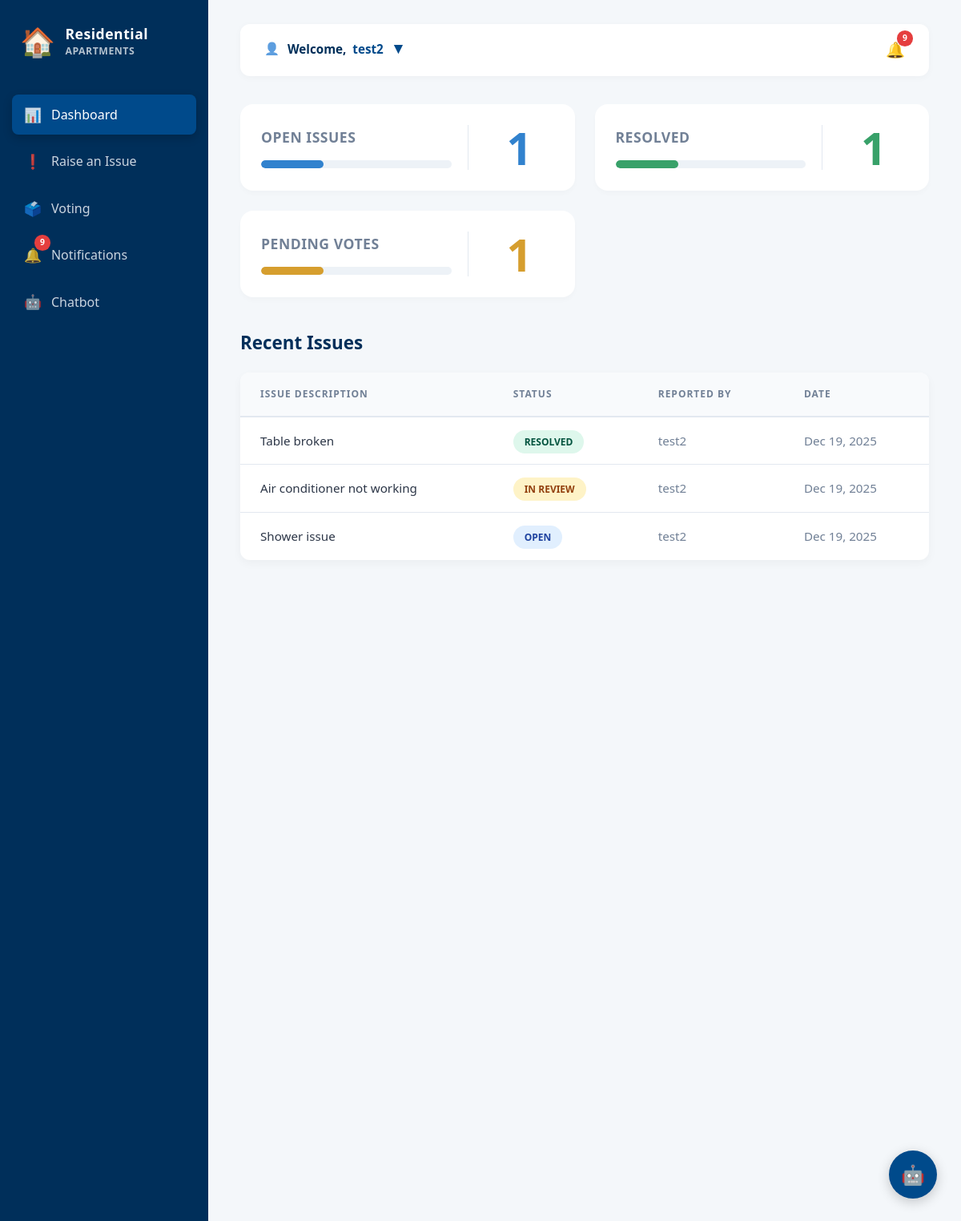
The page /home/ (signed in) on the database as committed earlier.
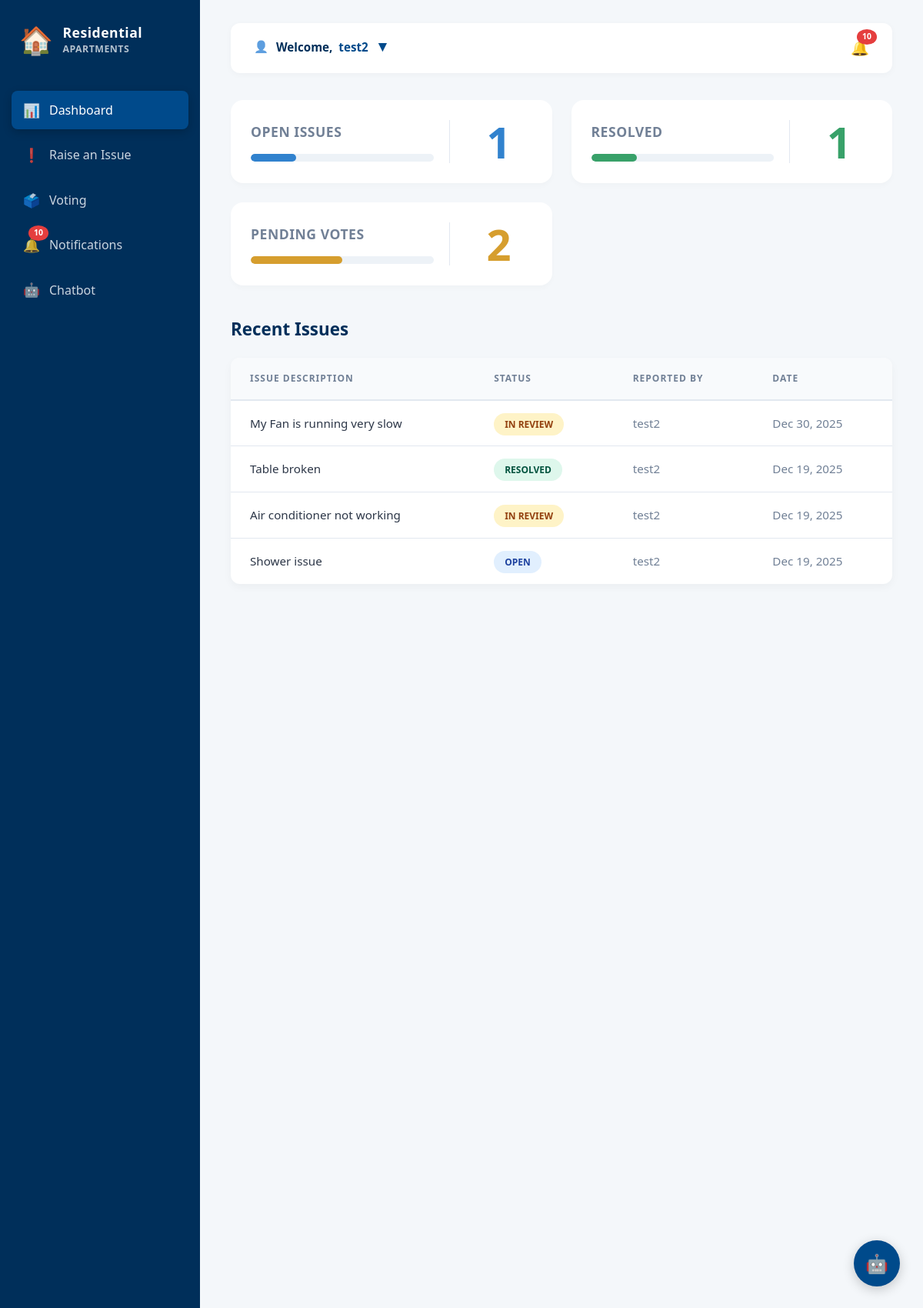
The same page on the database as committed later.
### app/models.py (models this page shows, shortened)
class UserDetails(models.Model):
    full_name = models.CharField(max_length=200, null=True, blank=True)
    email = models.EmailField(unique=True)
    password = models.CharField(max_length=100)
    flat_number = models.CharField(max_length=100)
    role = models.CharField(max_length=100)
    profile_picture = models.ImageField(upload_to='profile_pics/', null=True, blank=True)

class Issue(models.Model):
    STATUS_CHOICES = [
        ('Open', 'Open'),
        ('In Review', 'In Review'),
        ('Resolved', 'Resolved'),
    ]
    title = models.CharField(max_length=100)
    description = models.TextField()
    status = models.CharField(max_length=20, choices=STATUS_CHOICES, default='Open')
    reported_date = models.DateField(auto_now_add=True)
    reported_by_id = models.ForeignKey(UserDetails, on_delete=models.CASCADE)
    image = models.ImageField(upload_to='issue_images/', blank=True, null=True)

### app/views.py (the view)
# urls.py: 2. Add a URL to urlpatterns:  path('', views.home, name='home')
def home(request):
    user_id = request.session.get('user_id')
    if user_id:
        try:
            user = UserDetails.objects.get(id=user_id)
            open_issues_count = Issue.objects.filter(status='Open', reported_by_id=user).count()
            resolved_issues_count = Issue.objects.filter(status='Resolved', reported_by_id=user).count()
            all_notifications = SiteNotification.objects.all().order_by('-id')[:10]
            recent_issues_queryset = Issue.objects.filter(reported_by_id=user).order_by('-reported_date')[:5]
            recent_issues = list(recent_issues_queryset)
            total_recent = len(recent_issues)
            if total_recent > 0:
                recent_open_count = sum(1 for i in recent_issues if i.status == 'Open')
                recent_resolved_count = sum(1 for i in recent_issues if i.status == 'Resolved')
                recent_in_review_count = sum(1 for i in recent_issues if i.status == 'In Review')
                open_pct = max(int((recent_open_count / total_recent) * 100), 1) if recent_open_count > 0 else 0
                resolved_pct = max(int((recent_resolved_count / total_recent) * 100), 1) if recent_resolved_count > 0 else 0
                in_review_pct = max(int((recent_in_review_count / total_recent) * 100), 1) if recent_in_review_count > 0 else 0
            else:
                recent_open_count = recent_resolved_count = recent_in_review_count = 0
                open_pct = resolved_pct = in_review_pct = 0
            context = {
                'user_full_name': user.full_name or user.email,
                'user_object': user,
                'open_issues_count': open_issues_count,
                'resolved_issues_count': resolved_issues_count,
                'recent_issues': recent_issues,
                'card_open_count': recent_open_count,
                'card_resolved_count': recent_resolved_count,
                'card_pending_count': recent_in_review_count,
                'card_open_pct': open_pct,
                'card_resolved_pct': resolved_pct,
                'card_pending_pct': in_review_pct,
                'notifications': all_notifications,
            }
            return render(request, 'home.html', context)
        except UserDetails.DoesNotExist:
            return redirect('login')
    return redirect('login')

### app/models.py (called while the page is built)
    def time_since_created(self):
        now = timezone.now()
        diff = now - self.created_at
        if diff.days == 0:
            if diff.seconds < 60:
                return f"{diff.seconds} seconds ago"
            elif diff.seconds < 3600:
                return f"{diff.seconds // 60} mins ago"
        elif diff.days == 1:
            return "Yesterday"
        return self.created_at.strftime("%b %d, %Y")

### app/templates/home.html (shortened to what this page needs)
<!DOCTYPE html>
<html lang="en">
<head>
</head>
<body>
    <div class="dashboard-container">
        <aside class="sidebar">
            <div class="logo">
                <span class="logo-icon">🏠</span>
                <div><div>Residential</div><div style="font-size: 0.7em; opacity: 0.7;">APARTMENTS</div></div>
            </div>
            <nav>
                <a href="{% url 'home' %}" class="nav-link active">
                    <span class="nav-icon">📊</span> Dashboard
                </a>
                <a href="{% url 'report-issue' %}" class="nav-link"><span class="nav-icon">❗</span> Raise an Issue</a>
                <a href="#" class="nav-link" onclick="event.preventDefault(); filterByVoting();">
                    <span class="nav-icon">🗳️</span> Voting
                </a>
                <a href="#" class="nav-link" onclick="event.preventDefault(); toggleNotifications();">
                    <span class="nav-icon">🔔</span>
                    {% if notifications|length > 0 %}<span class="notification-badge">{{ notifications|length }}</span>{% endif %}
                    Notifications
                </a>
                <a href="#" class="nav-link" onclick="event.preventDefault(); toggleChat();">
                    <span class="nav-icon">🤖</span> Chatbot
                </a>
            </nav>
        </aside>
        <main class="main-content">
            <header class="header">
                <div class="user-profile-container">
                    <div class="header-right-edge">
                        {% if user_object.profile_picture %}
                            <div class="user-profile">
                                <img src="{{ user_object.profile_picture.url }}" alt="Profile" class="user-profile-img">
                                <div class="welcome-text">
                                    Welcome, <span>{{ user_full_name }}</span>
                                    <span style="font-size: 20px;">&nbsp;▾</span>
                                </div>
                            </div>
                        {% else %}
                            <div class="user-profile">
                                <span style="margin-right: 10px; opacity: 0.7;">👤</span>
                                <div class="welcome-text">
                                    Welcome, <span>{{ user_full_name }}</span>
                                    <span style="font-size: 20px;">&nbsp;▾</span>
                                </div>
                            </div>
                        {% endif %}
                    </div>
                </div>
                <div class="header-icons">
                    <span class="header-icon-btn" onclick="toggleNotifications()" style="font-size: 1.2rem; cursor: pointer; position: relative;">
                        🔔 {% if notifications|length > 0 %}<span class="notification-badge" style="top:-10px; right:-10px;">{{ notifications|length }}</span>{% endif %}
                    </span>
                </div>
            </header>
            <div class="summary-cards">
                <div class="card">
                    <div class="card-body-flex">
                        <div class="card-left">
                            <h2 class="card-title-h2">Open Issues</h2>
                            <div class="progress-track"><div class="progress-fill" style="width: {{ card_open_pct }}%; background-color: var(--blue-badge);"></div></div>
                        </div>
                        <div class="card-right"><div class="card-count-huge" style="color: var(--blue-badge);">{{ card_open_count }}</div></div>
                    </div>
                </div>
                <div class="card">
                    <div class="card-body-flex">
                        <div class="card-left">
                            <h2 class="card-title-h2">Resolved</h2>
                            <div class="progress-track"><div class="progress-fill" style="width: {{ card_resolved_pct }}%; background-color: var(--green-badge);"></div></div>
                        </div>
                        <div class="card-right"><div class="card-count-huge" style="color: var(--green-badge);">{{ card_resolved_count }}</div></div>
                    </div>
                </div>
                <div class="card">
                    <div class="card-body-flex">
                        <div class="card-left">
                            <h2 class="card-title-h2">Pending Votes</h2>
                            <div class="progress-track"><div class="progress-fill" style="width: {{ card_pending_pct }}%; background-color: var(--orange-badge);"></div></div>
                        </div>
                        <div class="card-right"><div class="card-count-huge" style="color: var(--orange-badge);">{{ card_pending_count }}</div></div>
                    </div>
                </div>
            </div>
            <section class="recent-issues-section">
                <h2>Recent Issues</h2>
                <div class="issues-table">
                    <table>
                        <thead>
                            <tr><th>Issue Description</th><th>Status</th><th>Reported By</th><th>Date</th></tr>
                        </thead>
                        <tbody>
                            {% for issue in recent_issues %}
                            <tr onclick="window.location='{% url 'issue_details' issue.id %}'" style="cursor: pointer;">
                                <td style="font-weight: 500;">{{ issue.title }}</td>
                                <td>
                                    <span class="status-pill" style="
                                        {% if issue.status == 'Resolved' %} background-color: #def7ec; color: #03543f;
                                        {% elif issue.status == 'In Review' %} background-color: #fef3c7; color: #92400e;
                                        {% else %} background-color: #e1effe; color: #1e429f; {% endif %}">
                                        {{ issue.status }}
                                    </span>
                                </td>
                                <td style="color: var(--text-light);">{{ issue.reported_by_id.full_name|default:issue.reported_by_id.email }}</td>
                                <td style="color: var(--text-light);">{{ issue.reported_date|date:"M d, Y" }}</td>
                            </tr>
                            {% empty %}
                            <tr><td colspan="4" style="text-align: center; padding: 40px; color: var(--text-light);">No issues reported yet.</td></tr>
                            {% endfor %}
                        </tbody>
                    </table>
                </div>
            </section>
        </main>
    </div>
    <div class="chat-widget">
        <div class="chat-trigger" onclick="toggleChat()">🤖</div>
    </div>
</body>
</html>

Rows that differ between the two databases and show on the page:
added Issue: title "My Fan is running very slow", status "IN REVIEW", reported_by_id.full_name "test2", reported_date "Dec 30, 2025"
Other text that changed with them:
{{ notifications|length }}: "9" → "10"
{{ card_open_pct }}: 33 → 25 (drawn)
{{ card_resolved_pct }}: 33 → 25 (drawn)
{{ card_pending_pct }}: 33 → 50 (drawn)
{{ card_pending_count }}: "1" → "2"
